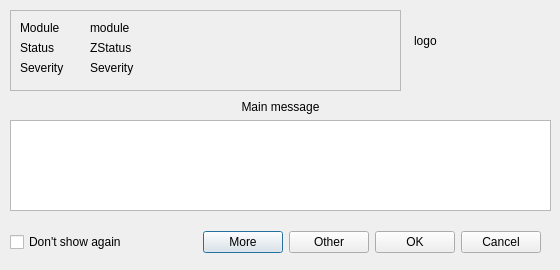
<?xml version="1.0" encoding="UTF-8"?>
<ui version="4.0">
 <class>ZExceptionDLg</class>
 <widget class="QDialog" name="ZExceptionDLg">
  <property name="geometry">
   <rect>
    <x>0</x>
    <y>0</y>
    <width>560</width>
    <height>270</height>
   </rect>
  </property>
  <property name="windowTitle">
   <string>Dialog</string>
  </property>
  <widget class="QLabel" name="LogoLBl">
   <property name="geometry">
    <rect>
     <x>410</x>
     <y>10</y>
     <width>61</width>
     <height>61</height>
    </rect>
   </property>
   <property name="sizePolicy">
    <sizepolicy hsizetype="Expanding" vsizetype="Expanding">
     <horstretch>0</horstretch>
     <verstretch>0</verstretch>
    </sizepolicy>
   </property>
   <property name="autoFillBackground">
    <bool>false</bool>
   </property>
   <property name="styleSheet">
    <string notr="true">background:transparent</string>
   </property>
   <property name="frameShape">
    <enum>QFrame::StyledPanel</enum>
   </property>
   <property name="text">
    <string>logo</string>
   </property>
   <property name="scaledContents">
    <bool>true</bool>
   </property>
  </widget>
  <widget class="QWidget" name="verticalLayoutWidget">
   <property name="geometry">
    <rect>
     <x>10</x>
     <y>100</y>
     <width>541</width>
     <height>111</height>
    </rect>
   </property>
   <layout class="QVBoxLayout" name="VertLayoutMsgVLy">
    <item>
     <widget class="QLabel" name="TitleLBl">
      <property name="text">
       <string>Main message</string>
      </property>
      <property name="alignment">
       <set>Qt::AlignCenter</set>
      </property>
     </widget>
    </item>
    <item>
     <widget class="QTextEdit" name="MessageTEd"/>
    </item>
   </layout>
  </widget>
  <widget class="QWidget" name="layoutWidget">
   <property name="geometry">
    <rect>
     <x>10</x>
     <y>230</y>
     <width>531</width>
     <height>25</height>
    </rect>
   </property>
   <layout class="QHBoxLayout" name="horizontalLayout">
    <item>
     <widget class="QCheckBox" name="dontShowCKb">
      <property name="text">
       <string>Don't show again</string>
      </property>
     </widget>
    </item>
    <item>
     <spacer name="horizontalSpacer">
      <property name="orientation">
       <enum>Qt::Horizontal</enum>
      </property>
      <property name="sizeHint" stdset="0">
       <size>
        <width>40</width>
        <height>20</height>
       </size>
      </property>
     </spacer>
    </item>
    <item>
     <widget class="QPushButton" name="MoreBTn">
      <property name="text">
       <string>More</string>
      </property>
     </widget>
    </item>
    <item>
     <widget class="QPushButton" name="OtherBTn">
      <property name="text">
       <string>Other</string>
      </property>
     </widget>
    </item>
    <item>
     <widget class="QPushButton" name="OKBTn">
      <property name="text">
       <string>OK</string>
      </property>
     </widget>
    </item>
    <item>
     <widget class="QPushButton" name="CancelBTn">
      <property name="text">
       <string>Cancel</string>
      </property>
     </widget>
    </item>
   </layout>
  </widget>
  <widget class="QFrame" name="ExceptionFRm">
   <property name="geometry">
    <rect>
     <x>10</x>
     <y>10</y>
     <width>391</width>
     <height>81</height>
    </rect>
   </property>
   <property name="frameShape">
    <enum>QFrame::StyledPanel</enum>
   </property>
   <property name="frameShadow">
    <enum>QFrame::Raised</enum>
   </property>
   <widget class="QLabel" name="ZStatusLBl">
    <property name="geometry">
     <rect>
      <x>80</x>
      <y>30</y>
      <width>151</width>
      <height>16</height>
     </rect>
    </property>
    <property name="text">
     <string>ZStatus</string>
    </property>
   </widget>
   <widget class="QLabel" name="label_3">
    <property name="geometry">
     <rect>
      <x>10</x>
      <y>10</y>
      <width>54</width>
      <height>15</height>
     </rect>
    </property>
    <property name="text">
     <string>Module</string>
    </property>
   </widget>
   <widget class="QLabel" name="ModuleLBl">
    <property name="geometry">
     <rect>
      <x>80</x>
      <y>10</y>
      <width>301</width>
      <height>16</height>
     </rect>
    </property>
    <property name="text">
     <string>module</string>
    </property>
   </widget>
   <widget class="QLabel" name="SeverityLBl">
    <property name="geometry">
     <rect>
      <x>80</x>
      <y>50</y>
      <width>141</width>
      <height>16</height>
     </rect>
    </property>
    <property name="text">
     <string>Severity</string>
    </property>
   </widget>
   <widget class="QLabel" name="label_5">
    <property name="geometry">
     <rect>
      <x>10</x>
      <y>50</y>
      <width>54</width>
      <height>15</height>
     </rect>
    </property>
    <property name="text">
     <string>Severity</string>
    </property>
   </widget>
   <widget class="QLabel" name="label_4">
    <property name="geometry">
     <rect>
      <x>10</x>
      <y>30</y>
      <width>54</width>
      <height>15</height>
     </rect>
    </property>
    <property name="text">
     <string>Status</string>
    </property>
   </widget>
  </widget>
 </widget>
 <resources/>
 <connections/>
</ui>
